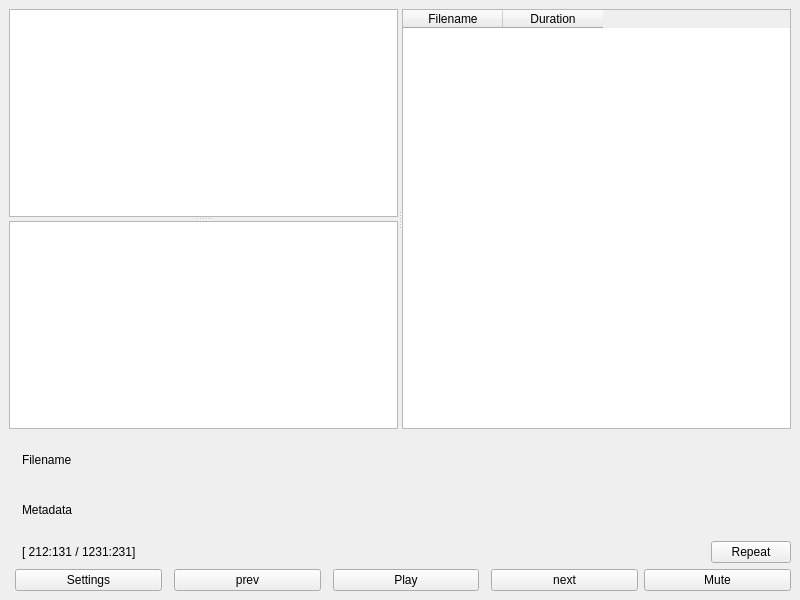
<?xml version="1.0" encoding="UTF-8"?>
<ui version="4.0">
 <class>MainWindow</class>
 <widget class="QMainWindow" name="MainWindow">
  <property name="geometry">
   <rect>
    <x>0</x>
    <y>0</y>
    <width>800</width>
    <height>600</height>
   </rect>
  </property>
  <property name="minimumSize">
   <size>
    <width>800</width>
    <height>600</height>
   </size>
  </property>
  <property name="windowTitle">
   <string>Directory Player</string>
  </property>
  <widget class="QWidget" name="centralwidget">
   <layout class="QGridLayout" name="gridLayout">
    <item row="2" column="8">
     <widget class="QPushButton" name="button_mute">
      <property name="sizePolicy">
       <sizepolicy hsizetype="Expanding" vsizetype="Fixed">
        <horstretch>0</horstretch>
        <verstretch>0</verstretch>
       </sizepolicy>
      </property>
      <property name="cursor">
       <cursorShape>OpenHandCursor</cursorShape>
      </property>
      <property name="text">
       <string>Mute</string>
      </property>
     </widget>
    </item>
    <item row="2" column="7">
     <widget class="QPushButton" name="button_next">
      <property name="sizePolicy">
       <sizepolicy hsizetype="Expanding" vsizetype="Fixed">
        <horstretch>0</horstretch>
        <verstretch>0</verstretch>
       </sizepolicy>
      </property>
      <property name="cursor">
       <cursorShape>OpenHandCursor</cursorShape>
      </property>
      <property name="text">
       <string>next</string>
      </property>
     </widget>
    </item>
    <item row="1" column="0" colspan="9">
     <layout class="QHBoxLayout" name="player_section" stretch="0,0">
      <property name="sizeConstraint">
       <enum>QLayout::SetFixedSize</enum>
      </property>
      <item>
       <widget class="QLabel" name="artwork">
        <property name="sizePolicy">
         <sizepolicy hsizetype="Fixed" vsizetype="Preferred">
          <horstretch>0</horstretch>
          <verstretch>0</verstretch>
         </sizepolicy>
        </property>
        <property name="maximumSize">
         <size>
          <width>208</width>
          <height>117</height>
         </size>
        </property>
        <property name="layoutDirection">
         <enum>Qt::LeftToRight</enum>
        </property>
        <property name="text">
         <string/>
        </property>
        <property name="textFormat">
         <enum>Qt::PlainText</enum>
        </property>
        <property name="pixmap">
         <pixmap>:/artwork/sample.jpg</pixmap>
        </property>
        <property name="scaledContents">
         <bool>true</bool>
        </property>
        <property name="alignment">
         <set>Qt::AlignCenter</set>
        </property>
        <property name="wordWrap">
         <bool>false</bool>
        </property>
        <property name="openExternalLinks">
         <bool>false</bool>
        </property>
       </widget>
      </item>
      <item>
       <layout class="QVBoxLayout" name="verticalLayout">
        <property name="sizeConstraint">
         <enum>QLayout::SetDefaultConstraint</enum>
        </property>
        <item>
         <layout class="QVBoxLayout" name="verticalLayout_2">
          <property name="spacing">
           <number>0</number>
          </property>
          <item>
           <widget class="QLabel" name="player_filename">
            <property name="sizePolicy">
             <sizepolicy hsizetype="MinimumExpanding" vsizetype="Preferred">
              <horstretch>0</horstretch>
              <verstretch>0</verstretch>
             </sizepolicy>
            </property>
            <property name="maximumSize">
             <size>
              <width>16777215</width>
              <height>50</height>
             </size>
            </property>
            <property name="text">
             <string>Filename</string>
            </property>
            <property name="alignment">
             <set>Qt::AlignLeading|Qt::AlignLeft|Qt::AlignVCenter</set>
            </property>
           </widget>
          </item>
          <item>
           <widget class="QLabel" name="player_metadata">
            <property name="sizePolicy">
             <sizepolicy hsizetype="MinimumExpanding" vsizetype="Preferred">
              <horstretch>0</horstretch>
              <verstretch>0</verstretch>
             </sizepolicy>
            </property>
            <property name="maximumSize">
             <size>
              <width>16777215</width>
              <height>50</height>
             </size>
            </property>
            <property name="text">
             <string>Metadata</string>
            </property>
            <property name="alignment">
             <set>Qt::AlignLeading|Qt::AlignLeft|Qt::AlignVCenter</set>
            </property>
           </widget>
          </item>
         </layout>
        </item>
        <item>
         <layout class="QHBoxLayout" name="horizontalLayout_2">
          <property name="spacing">
           <number>0</number>
          </property>
          <item>
           <widget class="QLabel" name="player_time">
            <property name="sizePolicy">
             <sizepolicy hsizetype="Expanding" vsizetype="Fixed">
              <horstretch>0</horstretch>
              <verstretch>0</verstretch>
             </sizepolicy>
            </property>
            <property name="text">
             <string>[ 212:131 / 1231:231]</string>
            </property>
            <property name="alignment">
             <set>Qt::AlignBottom|Qt::AlignLeading|Qt::AlignLeft</set>
            </property>
           </widget>
          </item>
          <item>
           <widget class="QWidget" name="player_empty_space" native="true">
            <property name="sizePolicy">
             <sizepolicy hsizetype="Expanding" vsizetype="Fixed">
              <horstretch>0</horstretch>
              <verstretch>0</verstretch>
             </sizepolicy>
            </property>
           </widget>
          </item>
          <item>
           <widget class="QPushButton" name="button_repeat">
            <property name="sizePolicy">
             <sizepolicy hsizetype="Fixed" vsizetype="Fixed">
              <horstretch>0</horstretch>
              <verstretch>0</verstretch>
             </sizepolicy>
            </property>
            <property name="cursor">
             <cursorShape>OpenHandCursor</cursorShape>
            </property>
            <property name="layoutDirection">
             <enum>Qt::LeftToRight</enum>
            </property>
            <property name="text">
             <string>Repeat</string>
            </property>
            <property name="autoDefault">
             <bool>false</bool>
            </property>
            <property name="default">
             <bool>false</bool>
            </property>
            <property name="flat">
             <bool>false</bool>
            </property>
           </widget>
          </item>
         </layout>
        </item>
       </layout>
      </item>
     </layout>
    </item>
    <item row="0" column="0" colspan="9">
     <widget class="QSplitter" name="files_section">
      <property name="sizePolicy">
       <sizepolicy hsizetype="Expanding" vsizetype="Preferred">
        <horstretch>0</horstretch>
        <verstretch>0</verstretch>
       </sizepolicy>
      </property>
      <property name="orientation">
       <enum>Qt::Horizontal</enum>
      </property>
      <widget class="QSplitter" name="splitter_1">
       <property name="sizePolicy">
        <sizepolicy hsizetype="Preferred" vsizetype="Expanding">
         <horstretch>0</horstretch>
         <verstretch>0</verstretch>
        </sizepolicy>
       </property>
       <property name="baseSize">
        <size>
         <width>0</width>
         <height>0</height>
        </size>
       </property>
       <property name="focusPolicy">
        <enum>Qt::ClickFocus</enum>
       </property>
       <property name="orientation">
        <enum>Qt::Vertical</enum>
       </property>
       <widget class="QTreeView" name="folders"/>
       <widget class="QTreeView" name="favorites"/>
      </widget>
      <widget class="QTableWidget" name="files">
       <property name="sizePolicy">
        <sizepolicy hsizetype="Expanding" vsizetype="Expanding">
         <horstretch>0</horstretch>
         <verstretch>0</verstretch>
        </sizepolicy>
       </property>
       <property name="minimumSize">
        <size>
         <width>0</width>
         <height>0</height>
        </size>
       </property>
       <column>
        <property name="text">
         <string>Filename</string>
        </property>
       </column>
       <column>
        <property name="text">
         <string>Duration</string>
        </property>
       </column>
      </widget>
     </widget>
    </item>
    <item row="2" column="1">
     <widget class="QPushButton" name="button_settings">
      <property name="sizePolicy">
       <sizepolicy hsizetype="Expanding" vsizetype="Fixed">
        <horstretch>0</horstretch>
        <verstretch>0</verstretch>
       </sizepolicy>
      </property>
      <property name="cursor">
       <cursorShape>OpenHandCursor</cursorShape>
      </property>
      <property name="text">
       <string>Settings</string>
      </property>
     </widget>
    </item>
    <item row="2" column="3">
     <widget class="QPushButton" name="button_prev">
      <property name="sizePolicy">
       <sizepolicy hsizetype="Expanding" vsizetype="Fixed">
        <horstretch>0</horstretch>
        <verstretch>0</verstretch>
       </sizepolicy>
      </property>
      <property name="cursor">
       <cursorShape>OpenHandCursor</cursorShape>
      </property>
      <property name="text">
       <string>prev</string>
      </property>
     </widget>
    </item>
    <item row="2" column="5">
     <widget class="QPushButton" name="button_play">
      <property name="sizePolicy">
       <sizepolicy hsizetype="Expanding" vsizetype="Fixed">
        <horstretch>0</horstretch>
        <verstretch>0</verstretch>
       </sizepolicy>
      </property>
      <property name="cursor">
       <cursorShape>OpenHandCursor</cursorShape>
      </property>
      <property name="text">
       <string>Play</string>
      </property>
      <property name="checkable">
       <bool>true</bool>
      </property>
      <property name="checked">
       <bool>false</bool>
      </property>
     </widget>
    </item>
   </layout>
  </widget>
 </widget>
 <resources/>
 <connections/>
</ui>
